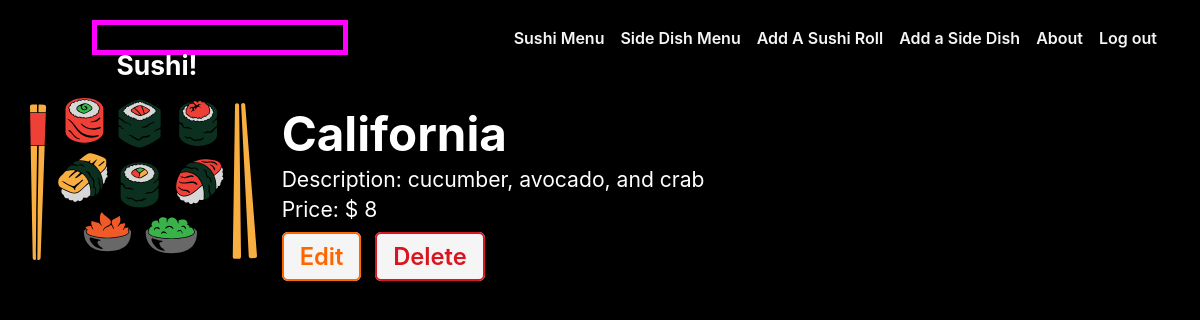
The page /sushi/1 (signed in) on the database its author committed.
### main_app/models.py (models this page shows, shortened)
class Sushi(models.Model):
  name = models.CharField(max_length=50)
  description = models.TextField(max_length=250, default='comes with free soy sauce, ginger, and wasabi paste')
  isVegan = models.BooleanField(default=False)
  isVegetarian = models.BooleanField(default=False)
  price = models.IntegerField(default=8)
  sides = models.ManyToManyField(Side)
  user = models.ForeignKey(User, on_delete=models.CASCADE)

### main_app/views.py (the view)
# urls.py: path('sushi/<int:sushi_id>', views.sushi_detail, name='sushi_detail'),
@login_required
def sushi_detail(request, sushi_id):
  sushi = Sushi.objects.get(id=sushi_id)
  return render(request, 'sushi/detail.html', { 'sushi': sushi })

### main_app/templates/sushi/detail.html (shortened to what this page needs)
{% extends 'base.html' %} {% load static %} {% block head %}
<link
  rel="stylesheet"
  type="text/css"
  href="{% static 'css/sushi-detail.css' %}"
/>
{% endblock %} {% block content %}
<section class="sushi-container">
  <div class="sushi-img">
    <img src="{% static 'images/sushi.svg' %}" alt="sushi logo icon" />
  </div>
  <div class="sushi-details">
    <h1>{{ sushi.name }}</h1>
    <p>Description: {{ sushi.description }}</p>
    <p>Price: $ {{ sushi.price }}</p>
    <div class="sushi-actions">
      <a href="{% url 'sushi_update' sushi.id %}" class="btn warn">Edit</a>
      <a href="{% url 'sushi_delete' sushi.id %}" class="btn danger">Delete</a>
    </div>
  </div>
</section>
{% endblock %}

### main_app/static/css/base.css (style rules this page uses)
html { box-sizing: border-box; background: #000; color: white; }
*, *::before, *::after { box-sizing: inherit; }
:root { font-size: 82.5%; }
body { margin: 0; display: flex; flex-direction: column; align-items: center; font-family: -apple-system, BlinkMacSystemFont, "Segoe UI", "Roboto", "Oxygen", "Ubuntu", "Cantarell", "Fira Sans", "Droid Sans", "Helvetica Neue", sans-serif; --nav-bg: #aaa; --nav-bg-ff: #000; --borders: rgb(255, 102, 0) solid 2px; --text-color: rgb(245, 245, 245); --link-hover-color: rgb(255, 102, 0); --button-bg: rgb(245, 245, 245); --button-bg-hover: rgb(226, 226, 226); --submit: rgb(26, 128, 0); --warn: rgb(255, 102, 0); --danger: rgb(220, 20, 30); --secondary: rgb(57, 57, 57); --card-box-shadow: 5px 5px 6px -1px #aaa; --font-xtreme: 4.2rem; --font-xxl: 3.6rem; --font-xl: 2.4rem; --font-l: 1.8rem; --font-reg: 1.6rem; --card-border-radius: 6px; }
.btn { font-size: var(--font-l); padding: 8px 16px; border-radius: 6px; border-width: 2px; border-style: solid; text-decoration: none; background-color: var(--button-bg); font-weight: 600; cursor: pointer; font-family: inherit; margin-right: 10px; }
.warn { color: var(--warn); border-color: var(--warn); }
.danger { color: var(--danger); border-color: var(--danger); }

### main_app/static/css/sushi-detail.css (style rules this page uses)
.sushi-container { padding: 35px 30px; display: flex; flex-direction: column; align-items: center; justify-content: center; }
.sushi-img { width: 75%; max-width: 350px; }
.sushi-details { width: 98%; }
.sushi-actions { margin-top: 20px; }
.sushi-details h1 { font-size: var(--font-xxl); margin: 15px 0 3px; }
.sushi-details p { font-size: var(--font-reg); margin: 5px 0; }
@media only screen and (min-width: 768px) { .sushi-container { padding: 35px 30px; flex-direction: row; align-items: center; justify-content: start; } }
@media only screen and (min-width: 768px) { .sushi-img { width: 25%; max-width: 250px; margin-right: 25px; } }

### rows shown on the page
Sushi: name "California", description "cucumber, avocado, and crab", price "8"
